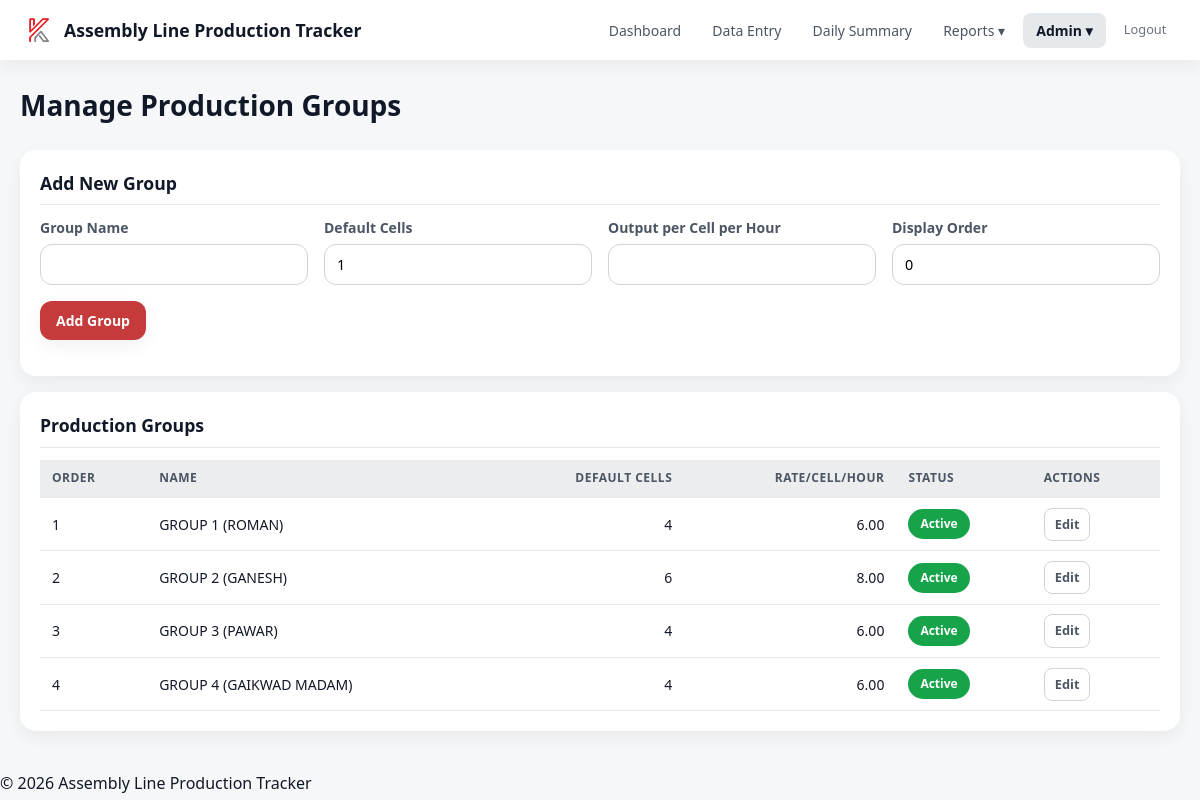
/pages/manage_groups.php (signed in), run on the app's committed database.
### tables this page shows
CREATE TABLE IF NOT EXISTS production_groups (
    id INT UNSIGNED AUTO_INCREMENT PRIMARY KEY,
    name VARCHAR(100) NOT NULL,
    default_cells TINYINT UNSIGNED NOT NULL DEFAULT 1,
    expected_output_per_cell_per_hour DECIMAL(8,2) NOT NULL DEFAULT 0.00,
    display_order INT UNSIGNED NOT NULL DEFAULT 0,
    is_active TINYINT(1) NOT NULL DEFAULT 1,
    created_at TIMESTAMP DEFAULT CURRENT_TIMESTAMP,
    updated_at TIMESTAMP DEFAULT CURRENT_TIMESTAMP ON UPDATE CURRENT_TIMESTAMP
);

### includes/functions.php (called while the page is built, shortened)
<?php
function getAllGroups(): array {
    $db = getDB();
    return $db->query('SELECT * FROM production_groups ORDER BY display_order, id')->fetchAll();
}
function h($str): string {
    return htmlspecialchars((string)$str, ENT_QUOTES, 'UTF-8');
}

### pages/manage_groups.php (the view, shortened to what this page needs)
<?php
require_once APP_ROOT . '/includes/functions.php';
$groups = getAllGroups();
$editGroup = null;
include APP_ROOT . '/includes/header.php';
?>
<div class="page-header">
    <h1>Manage Production Groups</h1>
</div>
<div class="card">
    <div class="card-header"><?= $editGroup ? 'Edit Group' : 'Add New Group' ?></div>
    <form method="POST">
        <div class="form-row">
            <div class="form-group">
                <label>Group Name</label>
                <input type="text" name="name" value="<?= h($editGroup['name'] ?? '') ?>" required>
            </div>
            <div class="form-group">
                <label>Default Cells</label>
                <input type="number" name="default_cells" min="1" max="50" value="<?= h($editGroup['default_cells'] ?? 1) ?>" required>
            </div>
            <div class="form-group">
                <label>Output per Cell per Hour</label>
                <input type="number" name="rate" step="0.01" min="0" value="<?= h($editGroup['expected_output_per_cell_per_hour'] ?? '') ?>" required>
            </div>
            <div class="form-group">
                <label>Display Order</label>
                <input type="number" name="display_order" min="0" value="<?= h($editGroup['display_order'] ?? 0) ?>">
            </div>
        </div>
        <div class="form-group">
            <button type="submit" class="btn btn-primary"><?= $editGroup ? 'Update Group' : 'Add Group' ?></button>
        </div>
    </form>
</div>
<div class="card">
    <div class="card-header">Production Groups</div>
    <div class="table-responsive">
        <table>
            <thead>
                <tr>
                    <th>Order</th>
                    <th>Name</th>
                    <th class="num">Default Cells</th>
                    <th class="num">Rate/Cell/Hour</th>
                    <th>Status</th>
                    <th>Actions</th>
                </tr>
            </thead>
            <tbody>
                <?php foreach ($groups as $g): ?>
                <tr>
                    <td><?= h($g['display_order']) ?></td>
                    <td><?= h($g['name']) ?></td>
                    <td class="num"><?= h($g['default_cells']) ?></td>
                    <td class="num"><?= h($g['expected_output_per_cell_per_hour']) ?></td>
                    <td>
                        <span class="badge <?= $g['is_active'] ? 'badge-success' : 'badge-danger' ?>">
                            <?= $g['is_active'] ? 'Active' : 'Inactive' ?>
                        </span>
                    </td>
                    <td>
                        <a href="?edit=<?= $g['id'] ?>" class="btn btn-sm btn-outline">Edit</a>
                    </td>
                </tr>
                <?php endforeach; ?>
            </tbody>
        </table>
    </div>
</div>
<?php include APP_ROOT . '/includes/footer.php'; ?>

### assets/css/style.css (style rules this page uses)
*, *::before, *::after { box-sizing: border-box; margin: 0; padding: 0; }
:root { --brand-primary: #C53A3A; --brand-primary-dark: #A72E2E; --brand-primary-hover: #8B2A2A; --neutral-100: #F6F7F8; --neutral-200: #EBEDEF; --neutral-300: #E6E9EC; --neutral-400: #D1D5DB; --neutral-600: #6B7280; --neutral-700: #4B5563; --text-default: #111827; --white: #FFFFFF; --success: #16A34A; --success-light: #DCFCE7; --warning: #F59E0B; --warning-light: #FEF3C7; --error: #DC2626; --error-light: #FEE2E2; --info: #2563EB; --info-light: #DBEAFE; --pending: #9CA3AF; --pending-light: #F3F4F6; --radius-sm: 6px; --radius-md: 8px; --radius-lg: 12px; --radius-xl: 16px; --radius-pill: 999px; --shadow-soft: 0 6px 18px rgba(16,24,40,0.06); --shadow-medium: 0 8px 24px rgba(16,24,40,0.12); --primary: var(--brand-primary); --primary-light: var(--brand-primary); --primary-dark: var(--brand-primary-dark); --danger: var(--error); --danger-bg: var(--error-light); --success-bg: var(--success-light); --warning-bg: var(--warning-light); --info-bg: var(--info-light); --gray-50: var(--neutral-100); --gray-100: var(--neutral-200); --gray-200: var(--neutral-300); --gray-300: var(--neutral-400); --gray-400: var(--neutral-600); --gray-500: var(--neutral-600); --gray-600: var(--neutral-700); --gray-700: var(--neutral-700); --gray-800: var(--text-default); --radius: var(--radius-md); --shadow: var(--shadow-soft); --shadow-md: var(--shadow-medium); }
body { font-family: "Segoe UI", system-ui, -apple-system, "Helvetica Neue", Arial, sans-serif; font-size: 16px; color: var(--text-default); background: var(--neutral-100); line-height: 1.5; }
a { color: var(--brand-primary); text-decoration: none; }
.page-header { display: flex; align-items: center; justify-content: space-between; margin-bottom: 1.5rem; flex-wrap: wrap; gap: 0.75rem; }
.page-header h1 { font-size: 1.75rem; font-weight: 700; color: var(--text-default); }
.card { background: var(--white); border-radius: var(--radius-xl); box-shadow: var(--shadow-soft); padding: 1.25rem; margin-bottom: 1rem; }
.card-header { font-size: 1.1rem; font-weight: 600; margin-bottom: 0.75rem; padding-bottom: 0.5rem; border-bottom: 1px solid var(--neutral-300); display: flex; align-items: center; gap: 8px; }
.table-responsive { overflow-x: auto; }
table { width: 100%; border-collapse: collapse; font-size: 0.875rem; }
th, td { padding: 0.6rem 0.75rem; text-align: left; border-bottom: 1px solid var(--neutral-300); }
th { background: var(--neutral-200); font-weight: 600; color: var(--neutral-700); text-transform: uppercase; font-size: 0.75rem; letter-spacing: 0.5px; white-space: nowrap; }
td.num, th.num { text-align: right; white-space: nowrap; }
table { table-layout: auto; }
table th, table td { vertical-align: middle; }
.form-group { margin-bottom: 1rem; }
.form-group label { display: flex; align-items: center; gap: 6px; font-weight: 600; margin-bottom: 6px; color: var(--neutral-700); font-size: 0.875rem; }
.form-row { display: flex; gap: 1rem; flex-wrap: wrap; align-items: flex-end; }
.form-row .form-group { flex: 1; min-width: 150px; }
input[type="text"], input[type="number"], input[type="date"], input[type="time"], input[type="password"], select, textarea { width: 100%; padding: 10px 12px; border: 1px solid var(--neutral-400); border-radius: var(--radius-lg); font-size: 0.9rem; font-family: inherit; background: var(--white); transition: border-color 0.15s, box-shadow 0.15s; }
.btn { display: inline-flex; align-items: center; justify-content: center; gap: 8px; padding: 10px 16px; border: none; border-radius: var(--radius-lg); font-size: 0.875rem; font-weight: 600; cursor: pointer; transition: background 0.15s, transform 0.1s; font-family: inherit; box-shadow: var(--shadow-soft); }
.btn-primary { background: var(--brand-primary); color: var(--white); }
.btn-sm { padding: 6px 10px; font-size: 0.8rem; border-radius: var(--radius-md); }
.btn-outline { background: transparent; border: 1px solid var(--neutral-400); color: var(--neutral-700); box-shadow: none; }
.badge { display: inline-block; padding: 6px 12px; border-radius: var(--radius-pill); font-size: 12px; font-weight: 600; color: var(--white); }
.badge-success, .bg-success { background: var(--success); color: var(--white); }

### data on the page
production_groups: display_order "1", name "GROUP 1 (ROMAN)", default_cells "4", expected_output_per_cell_per_hour "6.00", is_active "Active"
production_groups: display_order "2", name "GROUP 2 (GANESH)", default_cells "6", expected_output_per_cell_per_hour "8.00", is_active "Active"
production_groups: display_order "3", name "GROUP 3 (PAWAR)", default_cells "4", expected_output_per_cell_per_hour "6.00", is_active "Active"
production_groups: display_order "4", name "GROUP 4 (GAIKWAD MADAM)", default_cells "4", expected_output_per_cell_per_hour "6.00", is_active "Active"

### other printed values
APP_NAME "Assembly Line Production Tracker"
